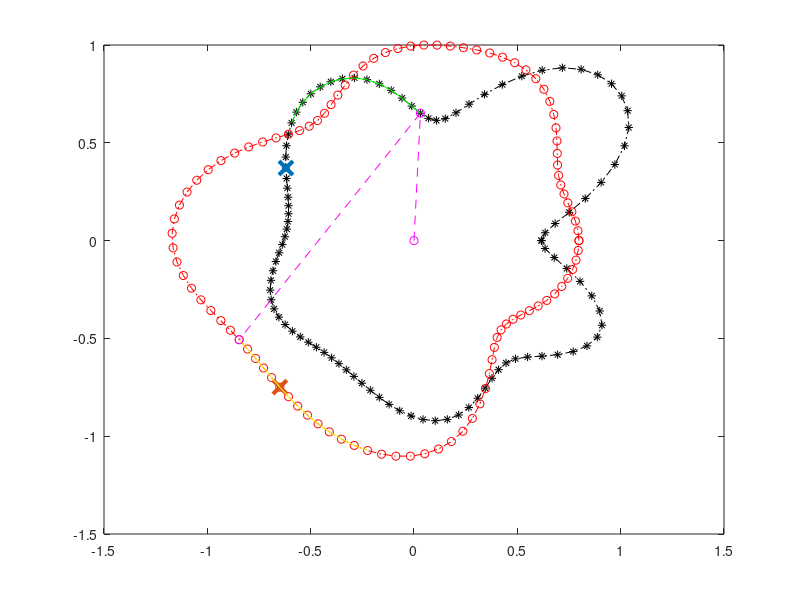

Write MATLAB code to recreate this figure.
clear all
close all
%% Motion planning
%First random trajactory

travel_length=2*pi;
number_of_trajectory_steps=100;
number_of_divergences=15;
radius=5+rand;
divergence_range=1;
divergence_steps=linspace(0,2*pi,number_of_divergences);
discrete_steps=linspace(0,2*pi,number_of_trajectory_steps);
random_values=radius+divergence_range*randn([1 number_of_divergences]);
random_values(end)=random_values(1);
fitted_values=spline(divergence_steps,[0 random_values 0],discrete_steps);
x_array=fitted_values.*cos(discrete_steps);
y_array=fitted_values.*sin(discrete_steps);
normalization_coef=sum(sqrt(diff(x_array).^2+diff(y_array).^2));
trajectory_x=travel_length/normalization_coef*x_array;
trajectory_y=travel_length/normalization_coef*y_array;
%Generate random initial position for working robot

indexes = ceil(length(trajectory_x)*rand); 
initial_x=trajectory_x(indexes);
initial_y=trajectory_y(indexes);
% Second random trajectory

travel_length=2*pi;
number_of_trajectory_steps=100;
number_of_divergences=15;
radius=5+rand;
divergence_range=1;
divergence_steps=linspace(0,2*pi,number_of_divergences);
discrete_steps=linspace(0,2*pi,number_of_trajectory_steps);
random_values=radius+divergence_range*randn([1 number_of_divergences]);
random_values(end)=random_values(1);
fitted_values=spline(divergence_steps,[0 random_values 0],discrete_steps);
x_array=fitted_values.*cos(discrete_steps);
y_array=fitted_values.*sin(discrete_steps);
normalization_coef=sum(sqrt(diff(x_array).^2+diff(y_array).^2));
x=travel_length/normalization_coef*x_array;
y=travel_length/normalization_coef*y_array;
indexes = ceil(length(trajectory_x)*rand); 
initial_x2=x(indexes);
initial_y2=y(indexes);
%Charging window 50%-75%

chwinb=.5;
chwine=0.75;
index=round(length(trajectory_x)*chwinb/2);
indexs=round(length(trajectory_x)*chwine/2);
cha1=[trajectory_x(index:indexs);trajectory_y(index:indexs)];
cha1(3,:)=zeros(1,length(cha1));
cha1(3,:)=cha1(3,:)+round(100*rand);
index=round(34+length(trajectory_x)*chwinb/2);
indexs=round(34+length(trajectory_x)*chwine/2);
cha2=[x(index:indexs) ;y(index:indexs)];
cha2(3,:)=zeros(1,length(cha2));
cha2(3,:)=cha1(3,:)+round(rand*100);
%Initial pos for charging robot

x0=0;
y0=0;
%% Applying NN algorithm
%Current pos is initial pos

xx=x0;
yy=y0;
%Find the next charging window

next=min(cha1(3,:),cha2(3,:));
%Calculate distance

diss=(xx-cha1(1,:)).^2+(yy-cha1(2,:)).^2;
ind=find(diss==min(diss));
xx(1,2)=cha1(1,ind);
yy(1,2)=cha1(2,ind);
diss=(xx(1,2)-cha2(1,:)).^2+(yy(1,2)-cha2(2,:)).^2;
ind=find(min(diss));
xx(1,3)=cha2(1,ind);
yy(1,3)=cha2(2,ind);

%Plot trajectory
plot(trajectory_x,trajectory_y,'-.k*')
hold on 
plot(x,y,'-.or')
plot(initial_x,initial_y,'x','linewidth',3,'MarkerSize',10)
plot(initial_x2,initial_y2,'x','linewidth',3,'MarkerSize',10)
plot(cha1(1,:),cha1(2,:),'g')
plot(cha2(1,:),cha2(2,:),'y')
plot(xx,yy,'--mo')
